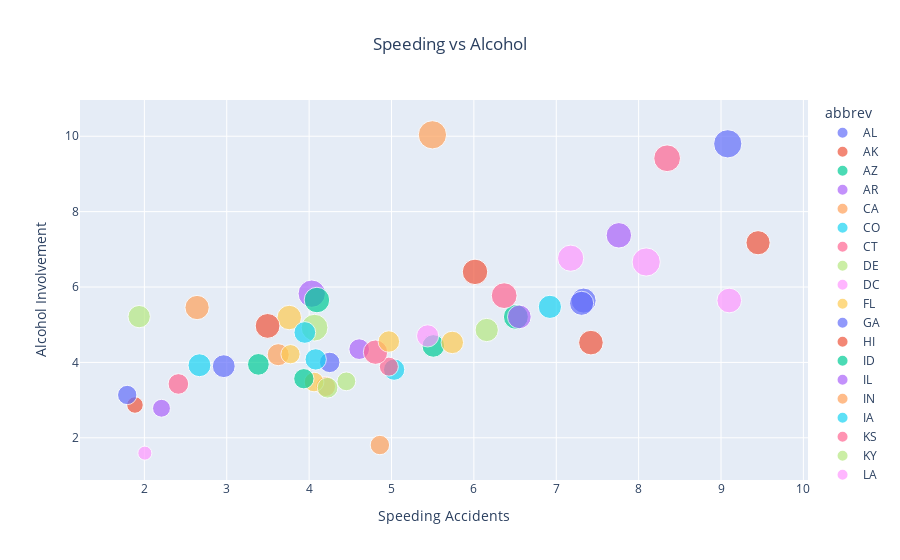

Write notebook code for a chart like this one.
### Code cell
#Alcohol vs Speeding
fig = px.scatter(df, x = 'speeding', y = 'alcohol',
                 color='abbrev',
                 size='total',
                 title='Speeding vs Alcohol',
                 labels= {'speeding':'Speeding Accidents',
                 'alcohol':'Alcohol Involvement'})
fig.update_layout(title={'x':0.5})
fig.show()

### Figure 1 — Plotly figure (JSON) as saved in the notebook; plotly's stock layout.template omitted (floating-point values rounded to 4 significant figures)
{"data": [{"hovertemplate": "abbrev=AL<br>Speeding Accidents=%{x}<br>Alcohol Involvement=%{y}<br>total=%{marker.size}<extra></extra>", "legendgroup": "AL", "marker": {"color": "#636efa", "size": [18.8], "sizemode": "area", "sizeref": 0.05975, "symbol": "circle"}, "mode": "markers", "name": "AL", "orientation": "v", "showlegend": true, "type": "scatter", "x": [7.332], "xaxis": "x", "y": [5.64], "yaxis": "y"}, {"hovertemplate": "abbrev=AK<br>Speeding Accidents=%{x}<br>Alcohol Involvement=%{y}<br>total=%{marker.size}<extra></extra>", "legendgroup": "AK", "marker": {"color": "#EF553B", "size": [18.1], "sizemode": "area", "sizeref": 0.05975, "symbol": "circle"}, "mode": "markers", "name": "AK", "orientation": "v", "showlegend": true, "type": "scatter", "x": [7.421], "xaxis": "x", "y": [4.525], "yaxis": "y"}, {"hovertemplate": "abbrev=AZ<br>Speeding Accidents=%{x}<br>Alcohol Involvement=%{y}<br>total=%{marker.size}<extra></extra>", "legendgroup": "AZ", "marker": {"color": "#00cc96", "size": [18.6], "sizemode": "area", "sizeref": 0.05975, "symbol": "circle"}, "mode": "markers", "name": "AZ", "orientation": "v", "showlegend": true, "type": "scatter", "x": [6.51], "xaxis": "x", "y": [5.208], "yaxis": "y"}, {"hovertemplate": "abbrev=AR<br>Speeding Accidents=%{x}<br>Alcohol Involvement=%{y}<br>total=%{marker.size}<extra></extra>", "legendgroup": "AR", "marker": {"color": "#ab63fa", "size": [22.4], "sizemode": "area", "sizeref": 0.05975, "symbol": "circle"}, "mode": "markers", "name": "AR", "orientation": "v", "showlegend": true, "type": "scatter", "x": [4.032], "xaxis": "x", "y": [5.824], "yaxis": "y"}, {"hovertemplate": "abbrev=CA<br>Speeding Accidents=%{x}<br>Alcohol Involvement=%{y}<br>total=%{marker.size}<extra></extra>", "legendgroup": "CA", "marker": {"color": "#FFA15A", "size": [12.0], "sizemode": "area", "sizeref": 0.05975, "symbol": "circle"}, "mode": "markers", "name": "CA", "orientation": "v", "showlegend": true, "type": "scatter", "x": [4.2], "xaxis": "x", "y": [3.36], "yaxis": "y"}, {"hovertemplate": "abbrev=CO<br>Speeding Accidents=%{x}<br>Alcohol Involvement=%{y}<br>total=%{marker.size}<extra></extra>", "legendgroup": "CO", "marker": {"color": "#19d3f3", "size": [13.6], "sizemode": "area", "sizeref": 0.05975, "symbol": "circle"}, "mode": "markers", "name": "CO", "orientation": "v", "showlegend": true, "type": "scatter", "x": [5.032], "xaxis": "x", "y": [3.808], "yaxis": "y"}, {"hovertemplate": "abbrev=CT<br>Speeding Accidents=%{x}<br>Alcohol Involvement=%{y}<br>total=%{marker.size}<extra></extra>", "legendgroup": "CT", "marker": {"color": "#FF6692", "size": [10.8], "sizemode": "area", "sizeref": 0.05975, "symbol": "circle"}, "mode": "markers", "name": "CT", "orientation": "v", "showlegend": true, "type": "scatter", "x": [4.968], "xaxis": "x", "y": [3.888], "yaxis": "y"}, {"hovertemplate": "abbrev=DE<br>Speeding Accidents=%{x}<br>Alcohol Involvement=%{y}<br>total=%{marker.size}<extra></extra>", "legendgroup": "DE", "marker": {"color": "#B6E880", "size": [16.2], "sizemode": "area", "sizeref": 0.05975, "symbol": "circle"}, "mode": "markers", "name": "DE", "orientation": "v", "showlegend": true, "type": "scatter", "x": [6.156], "xaxis": "x", "y": [4.86], "yaxis": "y"}, {"hovertemplate": "abbrev=DC<br>Speeding Accidents=%{x}<br>Alcohol Involvement=%{y}<br>total=%{marker.size}<extra></extra>", "legendgroup": "DC", "marker": {"color": "#FF97FF", "size": [5.9], "sizemode": "area", "sizeref": 0.05975, "symbol": "circle"}, "mode": "markers", "name": "DC", "orientation": "v", "showlegend": true, "type": "scatter", "x": [2.006], "xaxis": "x", "y": [1.593], "yaxis": "y"}, {"hovertemplate": "abbrev=FL<br>Speeding Accidents=%{x}<br>Alcohol Involvement=%{y}<br>total=%{marker.size}<extra></extra>", "legendgroup": "FL", "marker": {"color": "#FECB52", "size": [17.9], "sizemode": "area", "sizeref": 0.05975, "symbol": "circle"}, "mode": "markers", "name": "FL", "orientation": "v", "showlegend": true, "type": "scatter", "x": [3.759], "xaxis": "x", "y": [5.191], "yaxis": "y"}, {"hovertemplate": "abbrev=GA<br>Speeding Accidents=%{x}<br>Alcohol Involvement=%{y}<br>total=%{marker.size}<extra></extra>", "legendgroup": "GA", "marker": {"color": "#636efa", "size": [15.6], "sizemode": "area", "sizeref": 0.05975, "symbol": "circle"}, "mode": "markers", "name": "GA", "orientation": "v", "showlegend": true, "type": "scatter", "x": [2.964], "xaxis": "x", "y": [3.9], "yaxis": "y"}, {"hovertemplate": "abbrev=HI<br>Speeding Accidents=%{x}<br>Alcohol Involvement=%{y}<br>total=%{marker.size}<extra></extra>", "legendgroup": "HI", "marker": {"color": "#EF553B", "size": [17.5], "sizemode": "area", "sizeref": 0.05975, "symbol": "circle"}, "mode": "markers", "name": "HI", "orientation": "v", "showlegend": true, "type": "scatter", "x": [9.45], "xaxis": "x", "y": [7.175], "yaxis": "y"}, {"hovertemplate": "abbrev=ID<br>Speeding Accidents=%{x}<br>Alcohol Involvement=%{y}<br>total=%{marker.size}<extra></extra>", "legendgroup": "ID", "marker": {"color": "#00cc96", "size": [15.3], "sizemode": "area", "sizeref": 0.05975, "symbol": "circle"}, "mode": "markers", "name": "ID", "orientation": "v", "showlegend": true, "type": "scatter", "x": [5.508], "xaxis": "x", "y": [4.437], "yaxis": "y"}, {"hovertemplate": "abbrev=IL<br>Speeding Accidents=%{x}<br>Alcohol Involvement=%{y}<br>total=%{marker.size}<extra></extra>", "legendgroup": "IL", "marker": {"color": "#ab63fa", "size": [12.8], "sizemode": "area", "sizeref": 0.05975, "symbol": "circle"}, "mode": "markers", "name": "IL", "orientation": "v", "showlegend": true, "type": "scatter", "x": [4.608], "xaxis": "x", "y": [4.352], "yaxis": "y"}, {"hovertemplate": "abbrev=IN<br>Speeding Accidents=%{x}<br>Alcohol Involvement=%{y}<br>total=%{marker.size}<extra></extra>", "legendgroup": "IN", "marker": {"color": "#FFA15A", "size": [14.5], "sizemode": "area", "sizeref": 0.05975, "symbol": "circle"}, "mode": "markers", "name": "IN", "orientation": "v", "showlegend": true, "type": "scatter", "x": [3.625], "xaxis": "x", "y": [4.205], "yaxis": "y"}, {"hovertemplate": "abbrev=IA<br>Speeding Accidents=%{x}<br>Alcohol Involvement=%{y}<br>total=%{marker.size}<extra></extra>", "legendgroup": "IA", "marker": {"color": "#19d3f3", "size": [15.7], "sizemode": "area", "sizeref": 0.05975, "symbol": "circle"}, "mode": "markers", "name": "IA", "orientation": "v", "showlegend": true, "type": "scatter", "x": [2.669], "xaxis": "x", "y": [3.925], "yaxis": "y"}, {"hovertemplate": "abbrev=KS<br>Speeding Accidents=%{x}<br>Alcohol Involvement=%{y}<br>total=%{marker.size}<extra></extra>", "legendgroup": "KS", "marker": {"color": "#FF6692", "size": [17.8], "sizemode": "area", "sizeref": 0.05975, "symbol": "circle"}, "mode": "markers", "name": "KS", "orientation": "v", "showlegend": true, "type": "scatter", "x": [4.806], "xaxis": "x", "y": [4.272], "yaxis": "y"}, {"hovertemplate": "abbrev=KY<br>Speeding Accidents=%{x}<br>Alcohol Involvement=%{y}<br>total=%{marker.size}<extra></extra>", "legendgroup": "KY", "marker": {"color": "#B6E880", "size": [21.4], "sizemode": "area", "sizeref": 0.05975, "symbol": "circle"}, "mode": "markers", "name": "KY", "orientation": "v", "showlegend": true, "type": "scatter", "x": [4.066], "xaxis": "x", "y": [4.922], "yaxis": "y"}, {"hovertemplate": "abbrev=LA<br>Speeding Accidents=%{x}<br>Alcohol Involvement=%{y}<br>total=%{marker.size}<extra></extra>", "legendgroup": "LA", "marker": {"color": "#FF97FF", "size": [20.5], "sizemode": "area", "sizeref": 0.05975, "symbol": "circle"}, "mode": "markers", "name": "LA", "orientation": "v", "showlegend": true, "type": "scatter", "x": [7.175], "xaxis": "x", "y": [6.765], "yaxis": "y"}, {"hovertemplate": "abbrev=ME<br>Speeding Accidents=%{x}<br>Alcohol Involvement=%{y}<br>total=%{marker.size}<extra></extra>", "legendgroup": "ME", "marker": {"color": "#FECB52", "size": [15.1], "sizemode": "area", "sizeref": 0.05975, "symbol": "circle"}, "mode": "markers", "name": "ME", "orientation": "v", "showlegend": true, "type": "scatter", "x": [5.738], "xaxis": "x", "y": [4.53], "yaxis": "y"}, {"hovertemplate": "abbrev=MD<br>Speeding Accidents=%{x}<br>Alcohol Involvement=%{y}<br>total=%{marker.size}<extra></extra>", "legendgroup": "MD", "marker": {"color": "#636efa", "size": [12.5], "sizemode": "area", "sizeref": 0.05975, "symbol": "circle"}, "mode": "markers", "name": "MD", "orientation": "v", "showlegend": true, "type": "scatter", "x": [4.25], "xaxis": "x", "y": [4.0], "yaxis": "y"}, {"hovertemplate": "abbrev=MA<br>Speeding Accidents=%{x}<br>Alcohol Involvement=%{y}<br>total=%{marker.size}<extra></extra>", "legendgroup": "MA", "marker": {"color": "#EF553B", "size": [8.2], "sizemode": "area", "sizeref": 0.05975, "symbol": "circle"}, "mode": "markers", "name": "MA", "orientation": "v", "showlegend": true, "type": "scatter", "x": [1.886], "xaxis": "x", "y": [2.87], "yaxis": "y"}, {"hovertemplate": "abbrev=MI<br>Speeding Accidents=%{x}<br>Alcohol Involvement=%{y}<br>total=%{marker.size}<extra></extra>", "legendgroup": "MI", "marker": {"color": "#00cc96", "size": [14.1], "sizemode": "area", "sizeref": 0.05975, "symbol": "circle"}, "mode": "markers", "name": "MI", "orientation": "v", "showlegend": true, "type": "scatter", "x": [3.384], "xaxis": "x", "y": [3.948], "yaxis": "y"}, {"hovertemplate": "abbrev=MN<br>Speeding Accidents=%{x}<br>Alcohol Involvement=%{y}<br>total=%{marker.size}<extra></extra>", "legendgroup": "MN", "marker": {"color": "#ab63fa", "size": [9.6], "sizemode": "area", "sizeref": 0.05975, "symbol": "circle"}, "mode": "markers", "name": "MN", "orientation": "v", "showlegend": true, "type": "scatter", "x": [2.208], "xaxis": "x", "y": [2.784], "yaxis": "y"}, {"hovertemplate": "abbrev=MS<br>Speeding Accidents=%{x}<br>Alcohol Involvement=%{y}<br>total=%{marker.size}<extra></extra>", "legendgroup": "MS", "marker": {"color": "#FFA15A", "size": [17.6], "sizemode": "area", "sizeref": 0.05975, "symbol": "circle"}, "mode": "markers", "name": "MS", "orientation": "v", "showlegend": true, "type": "scatter", "x": [2.64], "xaxis": "x", "y": [5.456], "yaxis": "y"}, {"hovertemplate": "abbrev=MO<br>Speeding Accidents=%{x}<br>Alcohol Involvement=%{y}<br>total=%{marker.size}<extra></extra>", "legendgroup": "MO", "marker": {"color": "#19d3f3", "size": [16.1], "sizemode": "area", "sizeref": 0.05975, "symbol": "circle"}, "mode": "markers", "name": "MO", "orientation": "v", "showlegend": true, "type": "scatter", "x": [6.923], "xaxis": "x", "y": [5.474], "yaxis": "y"}, {"hovertemplate": "abbrev=MT<br>Speeding Accidents=%{x}<br>Alcohol Involvement=%{y}<br>total=%{marker.size}<extra></extra>", "legendgroup": "MT", "marker": {"color": "#FF6692", "size": [21.4], "sizemode": "area", "sizeref": 0.05975, "symbol": "circle"}, "mode": "markers", "name": "MT", "orientation": "v", "showlegend": true, "type": "scatter", "x": [8.346], "xaxis": "x", "y": [9.416], "yaxis": "y"}, {"hovertemplate": "abbrev=NE<br>Speeding Accidents=%{x}<br>Alcohol Involvement=%{y}<br>total=%{marker.size}<extra></extra>", "legendgroup": "NE", "marker": {"color": "#B6E880", "size": [14.9], "sizemode": "area", "sizeref": 0.05975, "symbol": "circle"}, "mode": "markers", "name": "NE", "orientation": "v", "showlegend": true, "type": "scatter", "x": [1.937], "xaxis": "x", "y": [5.215], "yaxis": "y"}, {"hovertemplate": "abbrev=NV<br>Speeding Accidents=%{x}<br>Alcohol Involvement=%{y}<br>total=%{marker.size}<extra></extra>", "legendgroup": "NV", "marker": {"color": "#FF97FF", "size": [14.7], "sizemode": "area", "sizeref": 0.05975, "symbol": "circle"}, "mode": "markers", "name": "NV", "orientation": "v", "showlegend": true, "type": "scatter", "x": [5.439], "xaxis": "x", "y": [4.704], "yaxis": "y"}, {"hovertemplate": "abbrev=NH<br>Speeding Accidents=%{x}<br>Alcohol Involvement=%{y}<br>total=%{marker.size}<extra></extra>", "legendgroup": "NH", "marker": {"color": "#FECB52", "size": [11.6], "sizemode": "area", "sizeref": 0.05975, "symbol": "circle"}, "mode": "markers", "name": "NH", "orientation": "v", "showlegend": true, "type": "scatter", "x": [4.06], "xaxis": "x", "y": [3.48], "yaxis": "y"}, {"hovertemplate": "abbrev=NJ<br>Speeding Accidents=%{x}<br>Alcohol Involvement=%{y}<br>total=%{marker.size}<extra></extra>", "legendgroup": "NJ", "marker": {"color": "#636efa", "size": [11.2], "sizemode": "area", "sizeref": 0.05975, "symbol": "circle"}, "mode": "markers", "name": "NJ", "orientation": "v", "showlegend": true, "type": "scatter", "x": [1.792], "xaxis": "x", "y": [3.136], "yaxis": "y"}, {"hovertemplate": "abbrev=NM<br>Speeding Accidents=%{x}<br>Alcohol Involvement=%{y}<br>total=%{marker.size}<extra></extra>", "legendgroup": "NM", "marker": {"color": "#EF553B", "size": [18.4], "sizemode": "area", "sizeref": 0.05975, "symbol": "circle"}, "mode": "markers", "name": "NM", "orientation": "v", "showlegend": true, "type": "scatter", "x": [3.496], "xaxis": "x", "y": [4.968], "yaxis": "y"}, {"hovertemplate": "abbrev=NY<br>Speeding Accidents=%{x}<br>Alcohol Involvement=%{y}<br>total=%{marker.size}<extra></extra>", "legendgroup": "NY", "marker": {"color": "#00cc96", "size": [12.3], "sizemode": "area", "sizeref": 0.05975, "symbol": "circle"}, "mode": "markers", "name": "NY", "orientation": "v", "showlegend": true, "type": "scatter", "x": [3.936], "xaxis": "x", "y": [3.567], "yaxis": "y"}, {"hovertemplate": "abbrev=NC<br>Speeding Accidents=%{x}<br>Alcohol Involvement=%{y}<br>total=%{marker.size}<extra></extra>", "legendgroup": "NC", "marker": {"color": "#ab63fa", "size": [16.8], "sizemode": "area", "sizeref": 0.05975, "symbol": "circle"}, "mode": "markers", "name": "NC", "orientation": "v", "showlegend": true, "type": "scatter", "x": [6.552], "xaxis": "x", "y": [5.208], "yaxis": "y"}, {"hovertemplate": "abbrev=ND<br>Speeding Accidents=%{x}<br>Alcohol Involvement=%{y}<br>total=%{marker.size}<extra></extra>", "legendgroup": "ND", "marker": {"color": "#FFA15A", "size": [23.9], "sizemode": "area", "sizeref": 0.05975, "symbol": "circle"}, "mode": "markers", "name": "ND", "orientation": "v", "showlegend": true, "type": "scatter", "x": [5.497], "xaxis": "x", "y": [10.04], "yaxis": "y"}, {"hovertemplate": "abbrev=OH<br>Speeding Accidents=%{x}<br>Alcohol Involvement=%{y}<br>total=%{marker.size}<extra></extra>", "legendgroup": "OH", "marker": {"color": "#19d3f3", "size": [14.1], "sizemode": "area", "sizeref": 0.05975, "symbol": "circle"}, "mode": "markers", "name": "OH", "orientation": "v", "showlegend": true, "type": "scatter", "x": [3.948], "xaxis": "x", "y": [4.794], "yaxis": "y"}, {"hovertemplate": "abbrev=OK<br>Speeding Accidents=%{x}<br>Alcohol Involvement=%{y}<br>total=%{marker.size}<extra></extra>", "legendgroup": "OK", "marker": {"color": "#FF6692", "size": [19.9], "sizemode": "area", "sizeref": 0.05975, "symbol": "circle"}, "mode": "markers", "name": "OK", "orientation": "v", "showlegend": true, "type": "scatter", "x": [6.368], "xaxis": "x", "y": [5.771], "yaxis": "y"}, {"hovertemplate": "abbrev=OR<br>Speeding Accidents=%{x}<br>Alcohol Involvement=%{y}<br>total=%{marker.size}<extra></extra>", "legendgroup": "OR", "marker": {"color": "#B6E880", "size": [12.8], "sizemode": "area", "sizeref": 0.05975, "symbol": "circle"}, "mode": "markers", "name": "OR", "orientation": "v", "showlegend": true, "type": "scatter", "x": [4.224], "xaxis": "x", "y": [3.328], "yaxis": "y"}, {"hovertemplate": "abbrev=PA<br>Speeding Accidents=%{x}<br>Alcohol Involvement=%{y}<br>total=%{marker.size}<extra></extra>", "legendgroup": "PA", "marker": {"color": "#FF97FF", "size": [18.2], "sizemode": "area", "sizeref": 0.05975, "symbol": "circle"}, "mode": "markers", "name": "PA", "orientation": "v", "showlegend": true, "type": "scatter", "x": [9.1], "xaxis": "x", "y": [5.642], "yaxis": "y"}, {"hovertemplate": "abbrev=RI<br>Speeding Accidents=%{x}<br>Alcohol Involvement=%{y}<br>total=%{marker.size}<extra></extra>", "legendgroup": "RI", "marker": {"color": "#FECB52", "size": [11.1], "sizemode": "area", "sizeref": 0.05975, "symbol": "circle"}, "mode": "markers", "name": "RI", "orientation": "v", "showlegend": true, "type": "scatter", "x": [3.774], "xaxis": "x", "y": [4.218], "yaxis": "y"}, {"hovertemplate": "abbrev=SC<br>Speeding Accidents=%{x}<br>Alcohol Involvement=%{y}<br>total=%{marker.size}<extra></extra>", "legendgroup": "SC", "marker": {"color": "#636efa", "size": [23.9], "sizemode": "area", "sizeref": 0.05975, "symbol": "circle"}, "mode": "markers", "name": "SC", "orientation": "v", "showlegend": true, "type": "scatter", "x": [9.082], "xaxis": "x", "y": [9.799], "yaxis": "y"}, {"hovertemplate": "abbrev=SD<br>Speeding Accidents=%{x}<br>Alcohol Involvement=%{y}<br>total=%{marker.size}<extra></extra>", "legendgroup": "SD", "marker": {"color": "#EF553B", "size": [19.4], "sizemode": "area", "sizeref": 0.05975, "symbol": "circle"}, "mode": "markers", "name": "SD", "orientation": "v", "showlegend": true, "type": "scatter", "x": [6.014], "xaxis": "x", "y": [6.402], "yaxis": "y"}, {"hovertemplate": "abbrev=TN<br>Speeding Accidents=%{x}<br>Alcohol Involvement=%{y}<br>total=%{marker.size}<extra></extra>", "legendgroup": "TN", "marker": {"color": "#00cc96", "size": [19.5], "sizemode": "area", "sizeref": 0.05975, "symbol": "circle"}, "mode": "markers", "name": "TN", "orientation": "v", "showlegend": true, "type": "scatter", "x": [4.095], "xaxis": "x", "y": [5.655], "yaxis": "y"}, {"hovertemplate": "abbrev=TX<br>Speeding Accidents=%{x}<br>Alcohol Involvement=%{y}<br>total=%{marker.size}<extra></extra>", "legendgroup": "TX", "marker": {"color": "#ab63fa", "size": [19.4], "sizemode": "area", "sizeref": 0.05975, "symbol": "circle"}, "mode": "markers", "name": "TX", "orientation": "v", "showlegend": true, "type": "scatter", "x": [7.76], "xaxis": "x", "y": [7.372], "yaxis": "y"}, {"hovertemplate": "abbrev=UT<br>Speeding Accidents=%{x}<br>Alcohol Involvement=%{y}<br>total=%{marker.size}<extra></extra>", "legendgroup": "UT", "marker": {"color": "#FFA15A", "size": [11.3], "sizemode": "area", "sizeref": 0.05975, "symbol": "circle"}, "mode": "markers", "name": "UT", "orientation": "v", "showlegend": true, "type": "scatter", "x": [4.859], "xaxis": "x", "y": [1.808], "yaxis": "y"}, {"hovertemplate": "abbrev=VT<br>Speeding Accidents=%{x}<br>Alcohol Involvement=%{y}<br>total=%{marker.size}<extra></extra>", "legendgroup": "VT", "marker": {"color": "#19d3f3", "size": [13.6], "sizemode": "area", "sizeref": 0.05975, "symbol": "circle"}, "mode": "markers", "name": "VT", "orientation": "v", "showlegend": true, "type": "scatter", "x": [4.08], "xaxis": "x", "y": [4.08], "yaxis": "y"}, {"hovertemplate": "abbrev=VA<br>Speeding Accidents=%{x}<br>Alcohol Involvement=%{y}<br>total=%{marker.size}<extra></extra>", "legendgroup": "VA", "marker": {"color": "#FF6692", "size": [12.7], "sizemode": "area", "sizeref": 0.05975, "symbol": "circle"}, "mode": "markers", "name": "VA", "orientation": "v", "showlegend": true, "type": "scatter", "x": [2.413], "xaxis": "x", "y": [3.429], "yaxis": "y"}, {"hovertemplate": "abbrev=WA<br>Speeding Accidents=%{x}<br>Alcohol Involvement=%{y}<br>total=%{marker.size}<extra></extra>", "legendgroup": "WA", "marker": {"color": "#B6E880", "size": [10.6], "sizemode": "area", "sizeref": 0.05975, "symbol": "circle"}, "mode": "markers", "name": "WA", "orientation": "v", "showlegend": true, "type": "scatter", "x": [4.452], "xaxis": "x", "y": [3.498], "yaxis": "y"}, {"hovertemplate": "abbrev=WV<br>Speeding Accidents=%{x}<br>Alcohol Involvement=%{y}<br>total=%{marker.size}<extra></extra>", "legendgroup": "WV", "marker": {"color": "#FF97FF", "size": [23.8], "sizemode": "area", "sizeref": 0.05975, "symbol": "circle"}, "mode": "markers", "name": "WV", "orientation": "v", "showlegend": true, "type": "scatter", "x": [8.092], "xaxis": "x", "y": [6.664], "yaxis": "y"}, {"hovertemplate": "abbrev=WI<br>Speeding Accidents=%{x}<br>Alcohol Involvement=%{y}<br>total=%{marker.size}<extra></extra>", "legendgroup": "WI", "marker": {"color": "#FECB52", "size": [13.8], "sizemode": "area", "sizeref": 0.05975, "symbol": "circle"}, "mode": "markers", "name": "WI", "orientation": "v", "showlegend": true, "type": "scatter", "x": [4.968], "xaxis": "x", "y": [4.554], "yaxis": "y"}, {"hovertemplate": "abbrev=WY<br>Speeding Accidents=%{x}<br>Alcohol Involvement=%{y}<br>total=%{marker.size}<extra></extra>", "legendgroup": "WY", "marker": {"color": "#636efa", "size": [17.4], "sizemode": "area", "sizeref": 0.05975, "symbol": "circle"}, "mode": "markers", "name": "WY", "orientation": "v", "showlegend": true, "type": "scatter", "x": [7.308], "xaxis": "x", "y": [5.568], "yaxis": "y"}], "layout": {"legend": {"itemsizing": "constant", "title": {"text": "abbrev"}, "tracegroupgap": 0}, "title": {"text": "Speeding vs Alcohol", "x": 0.5}, "xaxis": {"anchor": "y", "domain": [0, 1], "title": {"text": "Speeding Accidents"}}, "yaxis": {"anchor": "x", "domain": [0, 1], "title": {"text": "Alcohol Involvement"}}}}
